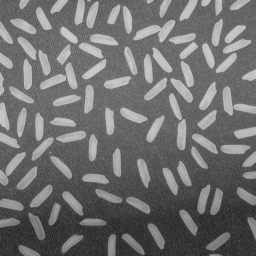
#> input picture cv09/res/cv09_rice.bmp, 256 x 256 px
$ python main.py
#> lines starting #> are read from the running program, lines starting #| are printed output that depends on the picture
import cv2
import matplotlib.pyplot as plt
from pathlib import Path
import numpy as np


def colors(image):
    """
        Vystupem funkce je matice s ciselnymi hodnotami jednotlivych oblasti
    """
    rows, cols = image.shape
    visited = np.zeros_like(image, dtype=bool)
    colors = np.zeros_like(image, dtype=np.uint8)
    directions = [(0, 1), (0, -1), (1, 0), (-1, 0)]
    color_count = 1  # Začínáme od 1 kvůli maskám později

    for i in range(rows):
        for j in range(cols):
            if not visited[i, j] and image[i, j] == 1:
                stack = [(i, j)]
                visited[i, j] = True
                colors[i, j] = color_count

                while stack:
                    current_x, current_y = stack.pop()

                    for dx, dy in directions:
                        new_x, new_y = current_x + dx, current_y + dy
                        if 0 <= new_x < rows and 0 <= new_y < cols:
                            if not visited[new_x, new_y] and image[new_x, new_y] == 1:
                                stack.append((new_x, new_y))
                                visited[new_x, new_y] = True
                                colors[new_x, new_y] = color_count
                color_count += 1
    return colors


def mass_center(image):
    """
        Vezme nejvetsi hodnotu z matice a postupne projde vsechny oblasti, pro ktere vypocita teziste
    """
    points = []
    max_region = np.max(image)

    for i in range(1, max_region + 1):
        #zkopiruje jen oblast s danym indexme
        copy = np.zeros_like(image)
        copy[image == i] = 1

        moments = cv2.moments(copy, True) # vypocet momentu
        if moments["m00"] != 0:
            center_x = int(moments["m10"] / moments["m00"]) # m00 plocha objektu, m10 a m01 suma vsech x a y souradnic pixelu
            center_y = int(moments["m01"] / moments["m00"])
            points.append((center_x, center_y))
    return points


def main():
    img_path = Path("res/cv09_rice.bmp").resolve()

    origo_image = cv2.imread(str(img_path))
#> origo_image is the input picture: shape (256, 256, 3); min 40, max 204, mean 111.2
    origo_image = cv2.cvtColor(origo_image, cv2.COLOR_BGR2GRAY)
#> origo_image: shape (256, 256)

    origo_image_histogram = cv2.calcHist([origo_image], [0], None, [256], [0, 256])
#> origo_image_histogram = 256 values, max 1419 at index 104, min 0 at index 0, mean 256
    origo_normalized_histogram = origo_image_histogram / np.max(origo_image_histogram) * 255
#> origo_normalized_histogram = 256 values, max 255 at index 104, min 0 at index 0, mean 46
    origo_flattened = np.ndarray.flatten(origo_normalized_histogram)
#> origo_flattened has the same summary as origo_normalized_histogram
    origo_smoothed = np.convolve(origo_flattened, np.ones(3) / 3, mode='same')
#> origo_smoothed = 256 values, max 251 at index 104, min 0 at index 0, mean 46

    # [14 lines of commented-out code are left out]
    kernel = cv2.getStructuringElement(cv2.MORPH_RECT, (15, 15))
    top_hat = cv2.morphologyEx(origo_image, cv2.MORPH_TOPHAT, kernel)
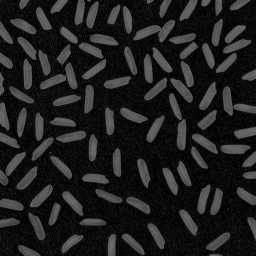
#> top_hat: shape (256, 256); min 0, max 108, mean 30.8
    top_hat_histogram = cv2.calcHist([top_hat], [0], None, [256], [0, 256])
#> top_hat_histogram = 256 values, max 3030 at index 7, min 0 at index 109, mean 256
    top_hat_normalized_histogram = top_hat_histogram / np.max(top_hat_histogram) * 255
#> top_hat_normalized_histogram = 256 values, max 255 at index 7, min 0 at index 109, mean 21.54
    top_hat_flattened = np.ndarray.flatten(top_hat_normalized_histogram)
#> top_hat_flattened has the same summary as top_hat_normalized_histogram
    top_hat_smoothed = np.convolve(top_hat_flattened, np.ones(3) / 3, mode='same')
#> top_hat_smoothed = 256 values, max 251.8 at index 7, min 0 at index 110, mean 21.25

    top_hat_segmentation = np.zeros_like(top_hat)
    target = 60
    top_hat_segmentation[top_hat < target] = 0
    top_hat_segmentation[top_hat >= target] = 1

    sections = colors(top_hat_segmentation)
    centers = mass_center(sections)
    without_zero = len(centers) - 1

    fig, ax = plt.subplots(2, 3, figsize=(18, 8))

    # origo_image
    ax[0, 0].imshow(origo_image, cmap='gray')
    ax[0, 0].set_title('Original Image')
    ax[0, 0].axis('off')

    # origo_image histogram
    ax[0, 1].plot(origo_smoothed, color='blue')
    ax[0, 1].set_title('Original Image Histogram')
    ax[0, 1].set_xlabel('Pixel Intensity')
    ax[0, 1].set_ylabel('Frequency')

    # top_hat image
    ax[1, 0].imshow(top_hat, cmap='gray')
    ax[1, 0].set_title('Top-Hat Image')
    ax[1, 0].axis('off')

    # top_hat image histogram
    ax[1, 1].plot(top_hat_smoothed, color='blue')
    ax[1, 1].set_title('Top-Hat Image Histogram')
    ax[1, 1].set_xlabel('Pixel Intensity')
    ax[1, 1].set_ylabel('Frequency')

    # origo_image s centry
    ax[0, 2].imshow(origo_image, cmap='gray')
    for center in centers:
        ax[0, 2].plot(center[0], center[1], 'ro')
    ax[0, 2].set_title('Original Image with Centers of Mass')
    ax[0, 2].axis('off')

    valid_centers = []
    for i, center in enumerate(centers, start=1):
        region_size = np.sum(sections == i)
        if region_size > 90:
            valid_centers.append(center)

    ax[0, 2].set_title(f'Pocet zrn {len(valid_centers)}')


    ax[1, 2].axis('off')


    plt.tight_layout()
    plt.show()
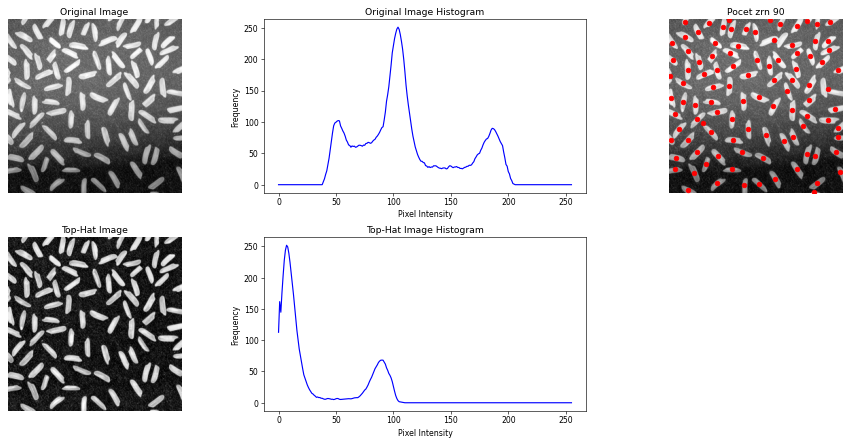
#> figure drawn by matplotlib, 5 panels; panel 2: curve peaks at x = 104, y = 251; panel 5: curve peaks at x = 7, y = 251.8


if __name__ == "__main__":
    main()
